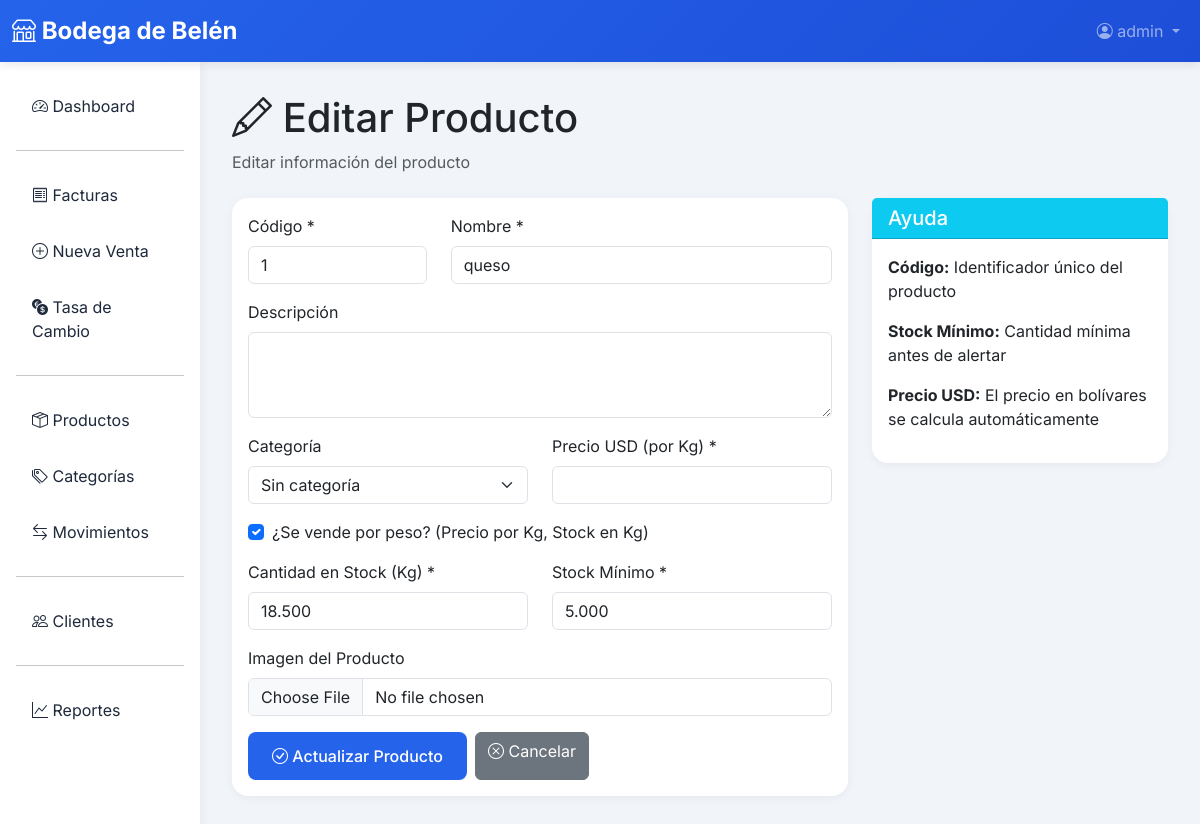
Page /inventario/productos/1/editar/ on the committed database.
### inventario/models.py (models this page shows, shortened)
class Producto(models.Model):
    codigo = models.CharField(max_length=50, unique=True, help_text='Código único del producto')
    nombre = models.CharField(max_length=200)
    descripcion = models.TextField(blank=True)
    categoria = models.ForeignKey(Categoria, on_delete=models.SET_NULL, null=True, related_name='productos')
    precio_usd = models.DecimalField(
        max_digits=10,
        decimal_places=2,
        validators=[MinValueValidator(Decimal('0.01'))],
        help_text='Precio en dólares americanos'
    )
    cantidad = models.DecimalField(
        max_digits=12,
        decimal_places=3,
        default=Decimal('0.000'),
        validators=[MinValueValidator(Decimal('0.000'))],
        help_text='Cantidad disponible en inventario (puede ser fraccionada)'
    )
    stock_minimo = models.DecimalField(
        max_digits=12,
        decimal_places=3,
        default=Decimal('5.000'),
        validators=[MinValueValidator(Decimal('0.000'))],
        help_text='Cantidad mínima de alerta'
    )
    imagen = models.ImageField(upload_to='productos/', blank=True, null=True)
    activo = models.BooleanField(default=True)
    es_por_peso = models.BooleanField(
        default=False,
        help_text='Si está marcado, el stock se maneja en gramos y el precio es por Kg. (Ej: 1000 unidades = 1 Kg)'
    )
    created_at = models.DateTimeField(auto_now_add=True)
    updated_at = models.DateTimeField(auto_now=True)
    class Meta:
        verbose_name = 'Producto'
        verbose_name_plural = 'Productos'
        ordering = ['nombre']
        indexes = [
            models.Index(fields=['codigo']),
            models.Index(fields=['nombre']),
        ]

### inventario/views.py (the view, shortened to what this page needs)
# urls.py: path('productos/<int:pk>/editar/', views.producto_update, name='producto_update'),
@login_required
def producto_update(request, pk):
    producto = get_object_or_404(Producto, pk=pk)
    categorias = Categoria.objects.filter(activo=True)
    return render(request, 'inventario/producto_form.html', {
        'producto': producto,
        'categorias': categorias
    })

### templates/inventario/producto_form.html (shortened to what this page needs)
{% extends 'base.html' %}
{% block content %}
<div class="mb-4">
    <h1 class="mb-2">
        <i class="bi bi-{% if producto %}pencil{% else %}plus-circle{% endif %}"></i>
        {% if producto %}Editar{% else %}Nuevo{% endif %} Producto
    </h1>
    <p class="text-muted">{% if producto %}Editar información del producto{% else %}Agregar un nuevo producto al
        inventario{% endif %}</p>
</div>
<div class="row">
    <div class="col-md-8">
        <div class="card">
            <div class="card-body">
                <form method="post" enctype="multipart/form-data">
                    <div class="row mb-3">
                        <div class="col-md-4">
                            <label for="codigo" class="form-label">Código *</label>
                            <input type="text" name="codigo" id="codigo" class="form-control"
                                value="{% if producto %}{{ producto.codigo }}{% endif %}" required>
                        </div>
                        <div class="col-md-8">
                            <label for="nombre" class="form-label">Nombre *</label>
                            <input type="text" name="nombre" id="nombre" class="form-control"
                                value="{% if producto %}{{ producto.nombre }}{% endif %}" required>
                        </div>
                    </div>
                    <div class="mb-3">
                        <label for="descripcion" class="form-label">Descripción</label>
                        <textarea name="descripcion" id="descripcion" class="form-control"
                            rows="3">{% if producto %}{{ producto.descripcion }}{% endif %}</textarea>
                    </div>
                    <div class="row mb-3">
                        <div class="col-md-6">
                            <label for="categoria" class="form-label">Categoría</label>
                            <select name="categoria" id="categoria" class="form-select">
                                <option value="">Sin categoría</option>
                            </select>
                        </div>
                        <div class="col-md-6">
                            <label for="precio_usd" class="form-label">Precio USD *</label>
                            <input type="number" name="precio_usd" id="precio_usd" class="form-control" step="0.01"
                                min="0.01" value="{% if producto %}{{ producto.precio_usd }}{% endif %}" required>
                        </div>
                    </div>
                    <div class="mb-3">
                        <div class="form-check">
                            <input class="form-check-input" type="checkbox" name="es_por_peso" id="es_por_peso" {% if producto and producto.es_por_peso %}checked{% endif %}>
                            <label class="form-check-label" for="es_por_peso">
                                ¿Se vende por peso? (Precio por Kg, Stock en Kg)
                            </label>
                        </div>
                    </div>
                    <div class="row mb-3">
                        <div class="col-md-6">
                            <label for="cantidad" class="form-label">Cantidad en Stock *</label>
                            <input type="number" name="cantidad" id="cantidad" class="form-control" min="0" step="0.001"
                                value="{% if producto %}{{ producto.cantidad|stringformat:'.3f' }}{% else %}0.000{% endif %}"
                                required>
                        </div>
                        <div class="col-md-6">
                            <label for="stock_minimo" class="form-label">Stock Mínimo *</label>
                            <input type="number" name="stock_minimo" id="stock_minimo" class="form-control" min="0"
                                step="0.001"
                                value="{% if producto %}{{ producto.stock_minimo|stringformat:'.3f' }}{% else %}5.000{% endif %}"
                                required>
                        </div>
                    </div>
                    <div class="mb-3">
                        <label for="imagen" class="form-label">Imagen del Producto</label>
                        <input type="file" name="imagen" id="imagen" class="form-control" accept="image/*">
                    </div>
                    <div class="d-flex gap-2">
                        <button type="submit" class="btn btn-primary">
                            <i class="bi bi-check-circle"></i> {% if producto %}Actualizar{% else %}Crear{% endif %}
                            Producto
                        </button>
                        <a href="{% url 'inventario:producto_list' %}" class="btn btn-secondary">
                            <i class="bi bi-x-circle"></i> Cancelar
                        </a>
                    </div>
                </form>
            </div>
        </div>
    </div>
    <div class="col-md-4">
        <div class="card">
            <div class="card-header bg-info text-white">
                <h5 class="mb-0">Ayuda</h5>
            </div>
            <div class="card-body">
                <p><strong>Código:</strong> Identificador único del producto</p>
                <p><strong>Stock Mínimo:</strong> Cantidad mínima antes de alertar</p>
                <p><strong>Precio USD:</strong> El precio en bolívares se calcula automáticamente</p>
            </div>
        </div>
    </div>
</div>
{% endblock %}

### templates/base.html (shortened to what this page needs)
<!DOCTYPE html>
<html lang="es">
<head>
    <link href="https://cdn.jsdelivr.net/npm/bootstrap@5.3.0/dist/css/bootstrap.min.css" rel="stylesheet">
    <link rel="stylesheet" href="https://cdn.jsdelivr.net/npm/bootstrap-icons@1.11.0/font/bootstrap-icons.css">
</head>
<body>
    <nav class="navbar navbar-expand-lg navbar-dark">
        <div class="container-fluid">
            <a class="navbar-brand" href="{% url 'ventas:dashboard' %}">
                <i class="bi bi-shop"></i> Bodega de Belén
            </a>
            <div class="collapse navbar-collapse" id="navbarNav">
                <ul class="navbar-nav ms-auto">
                    {% if user.is_authenticated %}
                    <li class="nav-item dropdown">
                        <a class="nav-link dropdown-toggle" href="#" id="userDropdown" role="button" data-bs-toggle="dropdown">
                            <i class="bi bi-person-circle"></i> {{ user.username }}
                        </a>
                    </li>
                    {% else %}
                    <li class="nav-item">
                        <a class="nav-link" href="{% url 'login' %}">Iniciar Sesión</a>
                    </li>
                    {% endif %}
                </ul>
            </div>
        </div>
    </nav>
    <div class="container-fluid">
        <div class="row">
            {% if user.is_authenticated %}
            <div class="col-md-3 col-lg-2 px-0 sidebar">
                <div class="p-3">
                    <nav class="nav flex-column">
                        <a class="nav-link" href="{% url 'ventas:dashboard' %}">
                            <i class="bi bi-speedometer2"></i> Dashboard
                        </a>
                        <hr>
                        <a class="nav-link" href="{% url 'ventas:factura_list' %}">
                            <i class="bi bi-receipt"></i> Facturas
                        </a>
                        <a class="nav-link" href="{% url 'ventas:factura_create' %}">
                            <i class="bi bi-plus-circle"></i> Nueva Venta
                        </a>
                        <a class="nav-link" href="{% url 'ventas:tasa_cambio_list' %}">
                            <i class="bi bi-currency-exchange"></i> Tasa de Cambio
                        </a>
                        <hr>
                        <a class="nav-link" href="{% url 'inventario:producto_list' %}">
                            <i class="bi bi-box-seam"></i> Productos
                        </a>
                        <a class="nav-link" href="{% url 'inventario:categoria_list' %}">
                            <i class="bi bi-tags"></i> Categorías
                        </a>
                        <a class="nav-link" href="{% url 'inventario:movimiento_list' %}">
                            <i class="bi bi-arrow-left-right"></i> Movimientos
                        </a>
                        <hr>
                        <a class="nav-link" href="{% url 'clientes:cliente_list' %}">
                            <i class="bi bi-people"></i> Clientes
                        </a>
                        <hr>
                        <a class="nav-link" href="{% url 'ventas:reportes' %}">
                            <i class="bi bi-graph-up"></i> Reportes
                        </a>
                    </nav>
                </div>
            </div>
            {% endif %}
            <div class="col-md-9 col-lg-10 content-area">
                {% block content %}{% endblock %}
            </div>
        </div>
    </div>
</body>
</html>

### templates/base.html (style rules this page uses)
:root { --primary-color: #2563eb; --secondary-color: #64748b; --success-color: #10b981; --danger-color: #ef4444; --warning-color: #f59e0b; --dark-color: #1e293b; --light-color: #f8fafc; }
body { font-family: 'Inter', sans-serif; background-color: #f1f5f9; }
.navbar { background: linear-gradient(135deg, var(--primary-color) 0%, #1d4ed8 100%); box-shadow: 0 2px 10px rgba(0,0,0,0.1); }
.navbar-brand { font-weight: 700; font-size: 1.5rem; }
.sidebar { min-height: calc(100vh - 56px); background: white; box-shadow: 2px 0 10px rgba(0,0,0,0.05); }
.sidebar .nav-link { color: var(--dark-color); padding: 0.75rem 1rem; border-radius: 0.5rem; margin: 0.25rem 0; transition: all 0.3s ease; }
.card { border: none; border-radius: 1rem; box-shadow: 0 2px 10px rgba(0,0,0,0.05); transition: transform 0.3s ease, box-shadow 0.3s ease; }
.btn-primary { background: var(--primary-color); border: none; border-radius: 0.5rem; padding: 0.75rem 1.5rem; font-weight: 500; transition: all 0.3s ease; }
.content-area { padding: 2rem; }

### rows in the picture
Producto: codigo "1", nombre "queso", es_por_peso "☑", cantidad "18.500", stock_minimo "5.000"

### other values in the picture
{{ user.username }} "admin"
